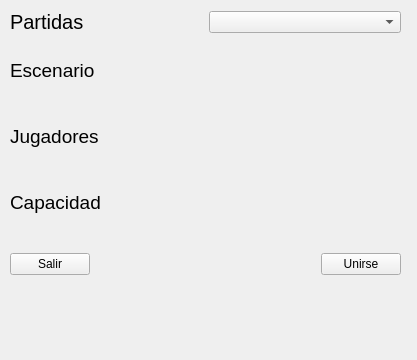
<?xml version="1.0" encoding="UTF-8"?>
<ui version="4.0">
 <class>BuscarPartida</class>
 <widget class="QWidget" name="BuscarPartida">
  <property name="geometry">
   <rect>
    <x>0</x>
    <y>0</y>
    <width>417</width>
    <height>360</height>
   </rect>
  </property>
  <property name="windowTitle">
   <string>MainWindow</string>
  </property>
  <widget class="QWidget" name="layoutWidget">
   <property name="geometry">
    <rect>
     <x>10</x>
     <y>10</y>
     <width>391</width>
     <height>331</height>
    </rect>
   </property>
   <layout class="QVBoxLayout" name="verticalLayout">
    <item>
     <layout class="QHBoxLayout" name="horizontalLayout_3">
      <item>
       <widget class="QLabel" name="labelPartida">
        <property name="font">
         <font>
          <pointsize>15</pointsize>
         </font>
        </property>
        <property name="text">
         <string>Partidas</string>
        </property>
       </widget>
      </item>
      <item>
       <widget class="QComboBox" name="listaPartidas">
        <property name="toolTip">
         <string>&lt;html&gt;&lt;head/&gt;&lt;body&gt;&lt;p&gt;Listado de partidas existentes&lt;/p&gt;&lt;/body&gt;&lt;/html&gt;</string>
        </property>
       </widget>
      </item>
     </layout>
    </item>
    <item>
     <widget class="QLabel" name="labelEscenario">
      <property name="font">
       <font>
        <pointsize>14</pointsize>
       </font>
      </property>
      <property name="toolTip">
       <string>&lt;html&gt;&lt;head/&gt;&lt;body&gt;&lt;p&gt;Escenario de la partida seleccionada&lt;/p&gt;&lt;/body&gt;&lt;/html&gt;</string>
      </property>
      <property name="text">
       <string>Escenario</string>
      </property>
     </widget>
    </item>
    <item>
     <widget class="QLabel" name="labelNum">
      <property name="font">
       <font>
        <pointsize>14</pointsize>
       </font>
      </property>
      <property name="toolTip">
       <string>&lt;html&gt;&lt;head/&gt;&lt;body&gt;&lt;p&gt;Jugadores actuales de la partida seleccionada&lt;/p&gt;&lt;/body&gt;&lt;/html&gt;</string>
      </property>
      <property name="text">
       <string>Jugadores</string>
      </property>
     </widget>
    </item>
    <item>
     <widget class="QLabel" name="labelCapacidad">
      <property name="font">
       <font>
        <pointsize>14</pointsize>
       </font>
      </property>
      <property name="toolTip">
       <string>&lt;html&gt;&lt;head/&gt;&lt;body&gt;&lt;p&gt;Cantidad maxima de jugadores de la partida seleccionada&lt;/p&gt;&lt;/body&gt;&lt;/html&gt;</string>
      </property>
      <property name="text">
       <string>Capacidad</string>
      </property>
     </widget>
    </item>
    <item>
     <spacer name="verticalSpacer_3">
      <property name="orientation">
       <enum>Qt::Vertical</enum>
      </property>
      <property name="sizeType">
       <enum>QSizePolicy::Fixed</enum>
      </property>
      <property name="sizeHint" stdset="0">
       <size>
        <width>20</width>
        <height>15</height>
       </size>
      </property>
     </spacer>
    </item>
    <item>
     <layout class="QHBoxLayout" name="horizontalLayout">
      <item>
       <widget class="QPushButton" name="buttonSalir">
        <property name="toolTip">
         <string>&lt;html&gt;&lt;head/&gt;&lt;body&gt;&lt;p&gt;Salir de la aplicacion&lt;/p&gt;&lt;/body&gt;&lt;/html&gt;</string>
        </property>
        <property name="text">
         <string>Salir</string>
        </property>
       </widget>
      </item>
      <item>
       <spacer name="horizontalSpacer">
        <property name="orientation">
         <enum>Qt::Horizontal</enum>
        </property>
        <property name="sizeType">
         <enum>QSizePolicy::Expanding</enum>
        </property>
        <property name="sizeHint" stdset="0">
         <size>
          <width>40</width>
          <height>20</height>
         </size>
        </property>
       </spacer>
      </item>
      <item>
       <widget class="QPushButton" name="buttonUnirse">
        <property name="toolTip">
         <string>&lt;html&gt;&lt;head/&gt;&lt;body&gt;&lt;p&gt;Unirse a la partida seleccionada&lt;/p&gt;&lt;/body&gt;&lt;/html&gt;</string>
        </property>
        <property name="text">
         <string>Unirse</string>
        </property>
       </widget>
      </item>
     </layout>
    </item>
    <item>
     <widget class="QLabel" name="labelResult">
      <property name="text">
       <string/>
      </property>
     </widget>
    </item>
   </layout>
  </widget>
 </widget>
 <resources/>
 <connections/>
</ui>
